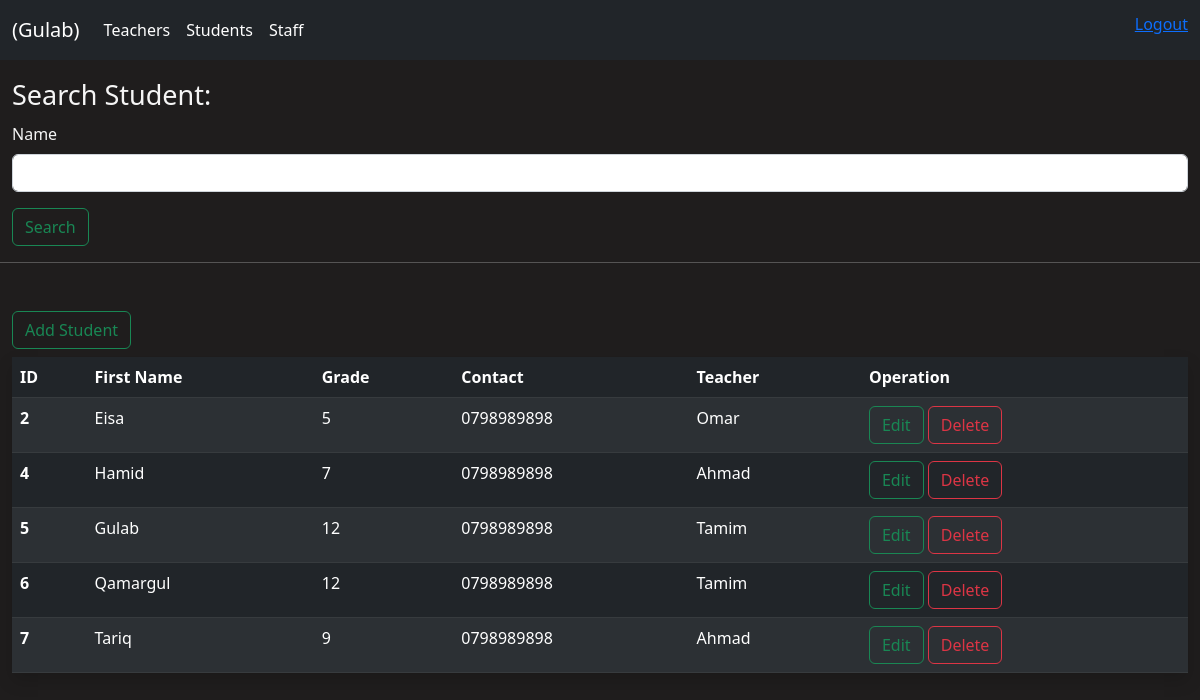
The app's page /students (signed in) with its own data.
### manager/models.py (models this page shows, shortened)
class Student(models.Model):
    name = models.CharField(max_length=100)
    grade = models.CharField(max_length=10)
    contact_number = models.CharField(max_length=15, blank=True, null=True)
    student_teacher = models.ForeignKey(Teacher,on_delete=models.SET_NULL,null=True)

class Teacher(models.Model):
    name = models.CharField(max_length=50)
    last_name = models.CharField(max_length=50,blank=True,null=True)
    contact_number = models.CharField(max_length=10)
    subject = models.ForeignKey(Subject,on_delete=models.CASCADE)

### manager/views.py (the view)
@login_required(login_url='loginUser')
def students(request):
    student = Student.objects.all()
    filter = StudentFilter(request.POST,queryset = student)
    student = filter.qs
    context = {'student':student,'filter':filter}
    return render(request,'manager/students.html',context)

### manager/templates/manager/students.html (shortened to what this page needs)
{% load crispy_forms_tags %}
<!DOCTYPE html>
<html lang="en">
  <head>
  </head>
  <body>
    {% include 'manager/dashboard-navbar.html' %}
    <div class="container-fluid mt-2">
      <div class="row">
        <div class="col-12 col-sm-12 col-md-12 col-lg-12">
          <p class="lead lh-lg d-inline" style="font-size:27px;">Search Student:</p>
          <form action="" method="POST">
            {{filter.form|crispy}}
            <input type="submit" value="Search" class="btn btn-outline-success ">
          </form>
        </div>
      </div>
    </div>
    <hr>
    <div class="container-fluid mt-5">
      <div class="row">
        <div class="col-12 col-sm-12 col-md-12 col-lg-12">
          <a href="{% url 'add_student' %}" class="btn btn-outline-success">Add Student</a>
        </div>
      </div>
    </div>
    <div class="container-fluid mt-2">
      <div class="row">
        <div class="col-12 col-sm-12 col-md-12 col-lg-12">
          <table class="table table-striped table-dark shadow">
            <thead>
              <tr>
                <th scope="col">ID</th>
                <th scope="col">First Name</th>
                <th scope="col">Grade</th>
                <th scope="col">Contact</th>
                <th scope="col" colspan="">Teacher</th>
                <th scope="col">Operation</th>
              </tr>
            </thead>
            <tbody>
              {% for student in student %}
                <tr>
                  <th scope="row">{{ student.id }}</th>
                  <td>{{ student.name }}</td>
                  <td>{{ student.grade }}</td>
                  <td>{{ student.contact_number }}</td>
                  <td>{{ student.student_teacher.name }}</td>
                  <td>
                    <a href="{% url 'update_student' student.id %}" class="btn btn-outline-success">Edit</a>
                    <a href="{% url 'delete_student' student.id %}" class="btn btn-outline-danger">Delete</a>
                  </td>
                </tr>
              {% endfor %}
            </tbody>
          </table>
        </div>
      </div>
    </div>
  </body>
</html>

### manager/templates/manager/dashboard-navbar.html (shortened to what this page needs)
{% load static %}
<!DOCTYPE html>
<html lang="en">
  <head>
    <link rel="stylesheet" href="{% static '/css/bootstrap.min.css' %}" />
    <link rel="stylesheet" href="{% static '/css/login.css' %}">
  </head>
  <body>
    <nav class="navbar navbar-expand-lg navbar-dark bg-dark">
      <div class="container-fluid">
        <a class="navbar-brand" style="text-transform: capitalize;" href="{% url 'dashboard' %}">({{user}})</a>
        <div class="collapse navbar-collapse" id="navbarSupportedContent">
          <ul class="navbar-nav me-auto mb-2 mb-lg-0">
            <li class="nav-item">
                <a class="nav-link active" href="{% url 'teachers' %}">Teachers</a>
              </li><li class="nav-item">
                <a class="nav-link active" href="{% url 'students' %}">Students</a>
              </li><li class="nav-item">
                <a class="nav-link active" href="{% url 'staffs' %}">Staff</a>
              </li>
          </ul>
            <p class="text-light mt-1"><a href="{% url 'logoutUser' %}">Logout</a></p>
        </div>
      </div>
    </nav>
  </body>
</html>

### static/css/login.css (style rules this page uses)
body { padding: 0; margin: 0; background: rgb(31, 29, 29); color: whitesmoke; }

### records on screen
Student: id "2", name "Eisa", grade "5", contact_number "0798989898", student_teacher.name "Omar"
Student: id "4", name "Hamid", grade "7", contact_number "0798989898", student_teacher.name "Ahmad"
Student: id "5", name "Gulab", grade "12", contact_number "0798989898", student_teacher.name "Tamim"
Student: id "6", name "Qamargul", grade "12", contact_number "0798989898", student_teacher.name "Tamim"
Student: id "7", name "Tariq", grade "9", contact_number "0798989898", student_teacher.name "Ahmad"

### other values on screen
{{ user }} "Gulab"
